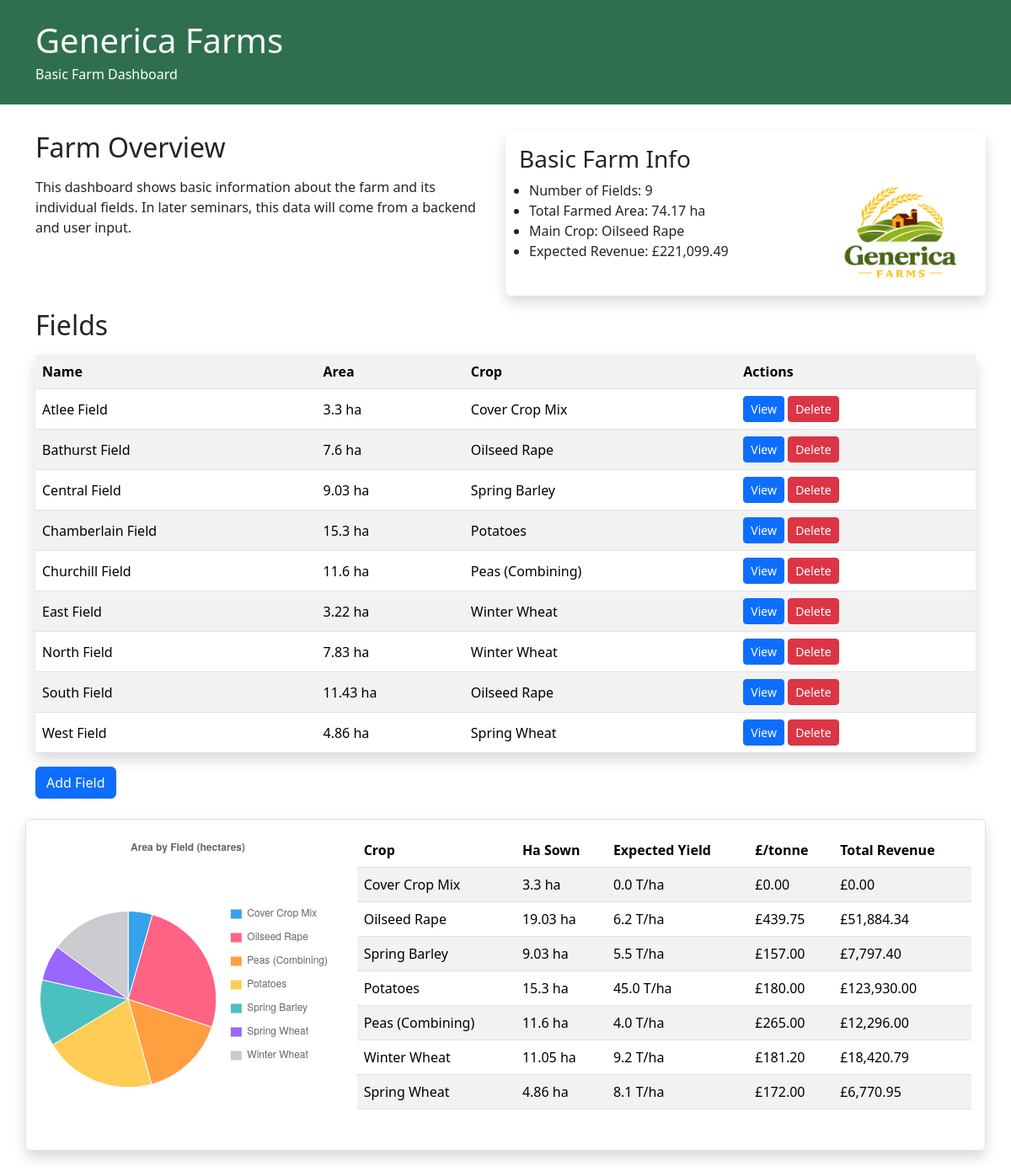
The page / on the database its author committed.
### models.py (models this page shows)
class Crop(db.Model):
    __tablename__ = "Crops"
    id = db.Column(db.String, primary_key=True)
    name = db.Column(db.String, nullable=False)
    sowing = db.Column(db.String)
    targetYield = db.Column(db.Float)
    value = db.Column(db.Float)
    fields = db.relationship("Field", back_populates="crop_rel")

class Field(db.Model):
    __tablename__ = "Fields"
    id = db.Column(db.String, primary_key=True)
    name = db.Column(db.String, nullable=False)
    area = db.Column(db.Float)
    soilType = db.Column(db.String)
    risk = db.Column(db.String)
    irrigation = db.Column(db.String)
    drainage = db.Column(db.String)
    pH = db.Column(db.Float)
    SOM = db.Column(db.Float)
    sowingDate = db.Column(db.String)
    notes = db.Column(db.String)
    created = db.Column(db.String, default=lambda: datetime.now(timezone.utc).isoformat())
    crop = db.Column(db.String, db.ForeignKey("Crops.id"), nullable=True)
    crop_rel = db.relationship("Crop", back_populates="fields")
    operations = db.relationship("Operation", back_populates="field_rel", order_by="Operation.date")

### main.py (the view)
@app.route('/')
def main():
    fields = (
        db.session.execute(
            db.select(Field)
            .join(Field.crop_rel)
            .order_by(Field.name)
        )
        .scalars()
        .all()
    )
    crop_totals = {}
    for field in fields:
        if field.crop_rel.name not in crop_totals.keys():
            crop_totals[field.crop_rel.name] = {
                "area": field.area,
                "yield": field.crop_rel.targetYield,
                "value": field.crop_rel.value
            }
        else:
            crop_totals[field.crop_rel.name]['area'] += field.area
    context = {
        "title": "Home",
        "fields": fields,
        "total_area": sum([field.area for field in fields]),
        "total_value": sum([field.area * field.crop_rel.value * field.crop_rel.targetYield for field in fields]),
        "main_crop": mode([field.crop_rel.name for field in fields]),
        "crop_totals": crop_totals
    }
    return render_template('main.html', context=context)

### templates/main.html (shortened to what this page needs)
{% extends "base.html" %}
{% block content %}
  <section class="mb-4 col-md-6">
    <h2 class="mb-3">Farm Overview</h2>
    <p>
      This dashboard shows basic information about the farm and its
      individual fields. In later seminars, this data will come from
      a backend and user input.
    </p>
  </section>
  <section class="p-3 shadow col-md-6 rounded-2 mb-3">
    <div class="row">
      <h3>Basic Farm Info</h3>
      <ul class="col-8 ps-4">
        <li>Number of Fields: {{ context.fields | length }}</li>
        <li>Total Farmed Area: {{ context.total_area }} ha</li>
        <li>Main Crop: {{ context.main_crop }}</li>
        <li>Expected Revenue: £{{ "{:,.2f}".format(context.total_value) }}</li>
      </ul>
      <img src="{{ url_for('static', filename='Logo.png') }}" alt="Generica farms logo" class="logo col-4">
    </div>
  </section>
  <section class="col-12 mb-4">
    <h2 class="mb-3">Fields</h2>
    <div>
      <table class="table table-responsive table-striped shadow">
        <tr>
          <th>Name</th>
          <th>Area</th>
          <th>Crop</th>
          <th>Actions</th>
        </tr>
        {% for field in context.fields %}
        <tr>
          <td>{{ field.name }}</td>
          <td>{{ field.area | round(2) }} ha</td>
          <td>{{ field.crop_rel.name }}</td>
          <td>
            <a href="{{ url_for('field_view', field_id=field.id) }}" class="btn btn-primary btn-sm">View</a>
            <a href="{{ url_for('field_delete', field_id=field.id) }}" class="btn btn-danger btn-sm">Delete</a>
          </td>
        </tr>
        {% endfor %}
      </table>
      <a href="/field/new" class="btn btn-primary">Add Field</a>
    </div>
  </section>
  <div class="border mb-4 shadow p-3 rounded">
    <div class="row">
      <div class="chart-wrap col-md-4">
        <canvas id="pie-chart"></canvas>
      </div>
      <div class="col-md-8">
        <table class="table table-striped table-hover">
          <thead>
            <tr>
              <th>Crop</th>
              <th>Ha Sown</th>
              <th>Expected Yield</th>
              <th>£/tonne</th>
              <th>Total Revenue</th>
            </tr>
          </thead>
          <tbody>
            {% for crop, details in context.crop_totals.items() %}
              <tr>
                <td>{{ crop }}</td>
                <td>{{ details.area }} ha</td>
                <td>{{ details.yield }} T/ha</td>
                <td>£{{ "{:,.2f}".format(details.value) }}</td>
                <td>£{{ "{:,.2f}".format(details.area * details.value * details.yield) }}</td>
              </tr>
            {% endfor %}
          </tbody>
        </table>
      </div>
    </div>
  </div>
{% endblock %}
{% block scripts %}
  <script>
    const fields_data = JSON.parse(document.getElementById("fields-data").textContent);
    const ctx = document.getElementById("pie-chart");
    let data = Object.values(fields_data).map(value => value.area);
    new Chart(ctx, {
      type: "pie",
      data: {
        labels: Object.keys(fields_data),
        datasets: [{
          label: "Field area (ha)",
          data: data,
          borderWidth: 1
        }]
      },
      options: {
        responsive: true,
        maintainAspectRatio: false,
        plugins: {
          legend: {
            position: "right",
            labels: {
              boxWidth: 14,
              padding: 16
            }
          },
          tooltip: {
            callbacks: {
              label: function (context) {
                const value = context.parsed;
                const total = context.dataset.data.reduce((a, b) => a + b, 0);
                const percent = ((value / total) * 100).toFixed(1);
                return `${context.label}: ${value.toFixed(2)} ha (${percent}%)`;
              }
            }
          },
          title: {
            display: true,
            text: "Area by Field (hectares)"
          }
        }
      }
    });
  </script>
{% endblock %}

### templates/base.html (shortened to what this page needs)
<!DOCTYPE html>
<html lang="en">
<head>
  <link rel="stylesheet" href="{{ url_for('static', filename='style.css') }}">
  <link
    href="https://cdn.jsdelivr.net/npm/bootstrap@5.3.2/dist/css/bootstrap.min.css"
    rel="stylesheet"
  >
</head>
<body>
  <header class="dashboard-header">
    <div class="container">
      <h1 class="mb-1"><a href="{{ url_for('main') }}" class="text-light text-decoration-none">Generica Farms</a></h1>
      <p class="mb-0">Basic Farm Dashboard</p>
    </div>
  </header>
  <main class="container">
    <div class="row">
      {% block content %}{% endblock %}
    </div>
  </main>
</body>
</html>
{% block scripts %}{% endblock %}

### static/style.css (style rules this page uses)
body { background-color: mintcream; }
.dashboard-header { background-color: #2f6f4e; color: white; padding: 1.5rem; margin-bottom: 2rem; }
.table td, .table th { vertical-align: middle; }
.chart-wrap { height: 320px; }
@media (min-width: 992px) { .chart-wrap { height: 360px; } }

### rows shown on the page
Crop: main_crop "Oilseed Rape", Name "Oilseed Rape", area "19.03", yield "6.2", value "439.75", details.area*details.value*details.yield "51,884.34"
Field: name "Atlee Field", area "3.3", crop_rel.name "Cover Crop Mix", details.area*details.value*details.yield "0.00"
Field: name "Bathurst Field", area "7.6", crop_rel.name "Oilseed Rape"
Field: name "Central Field", area "9.03", crop_rel.name "Spring Barley", details.area*details.value*details.yield "7,797.40"
Field: name "Chamberlain Field", area "15.3", crop_rel.name "Potatoes", details.area*details.value*details.yield "123,930.00"
Field: name "Churchill Field", area "11.6", crop_rel.name "Peas (Combining)", details.area*details.value*details.yield "12,296.00"
Field: name "East Field", area "3.22", crop_rel.name "Winter Wheat"
Field: name "North Field", area "7.83", crop_rel.name "Winter Wheat"
Field: name "South Field", area "11.43", crop_rel.name "Oilseed Rape"
Field: name "West Field", area "4.86", crop_rel.name "Spring Wheat", details.area*details.value*details.yield "6,770.95"
Crop: Name "Cover Crop Mix", area "3.3", yield "0.0", value "0.00"
Crop: Name "Spring Barley", area "9.03", yield "5.5", value "157.00"
Crop: Name "Potatoes", area "15.3", yield "45.0", value "180.00"
Crop: Name "Peas (Combining)", area "11.6", yield "4.0", value "265.00"
Crop: Name "Winter Wheat", area "11.05", yield "9.2", value "181.20", details.area*details.value*details.yield "18,420.79"
Crop: Name "Spring Wheat", area "4.86", yield "8.1", value "172.00"

### other values the page prints
{{ context.fields | length }} "9"
{{ context.total_area }} "74.17"
{{ "{:,.2f}".format(context.total_value) }} "221,099.49"
